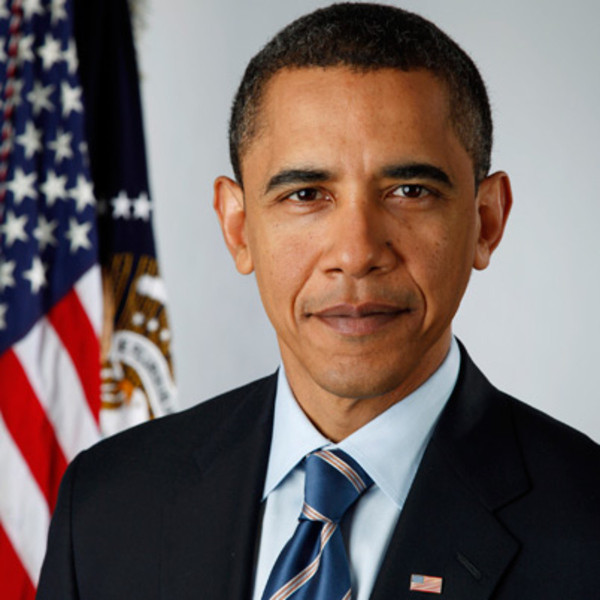
#> input picture images/obama.jpg, 600 x 600 px, found by its file name
$ jupyter execute line_tracer.ipynb   (shell and % lines are left out)   (Python 2 division)   (older library calls are emulated)
#> lines starting #> are read from the running program, lines starting #| are printed output that depends on the picture; after the words box and inside, x2 and y2 are one past the last pixel; in counts of white or black regions, pixels touching at a corner belong together
[cell 1]
import matplotlib.pyplot as plt
import numpy as np
import cv2
import math


img = cv2.imread('obama.jpg', 1)
#> img is the input picture: shape (600, 600, 3); mean B, G, R 99.8, 102.3, 116.3
img_rgb = cv2.cvtColor(img, cv2.COLOR_BGR2RGB)
fig, ax = plt.subplots(figsize=(10, 10))
ax.imshow(img_rgb)

[cell 2]
gray = cv2.cvtColor(img, cv2.COLOR_BGR2GRAY)
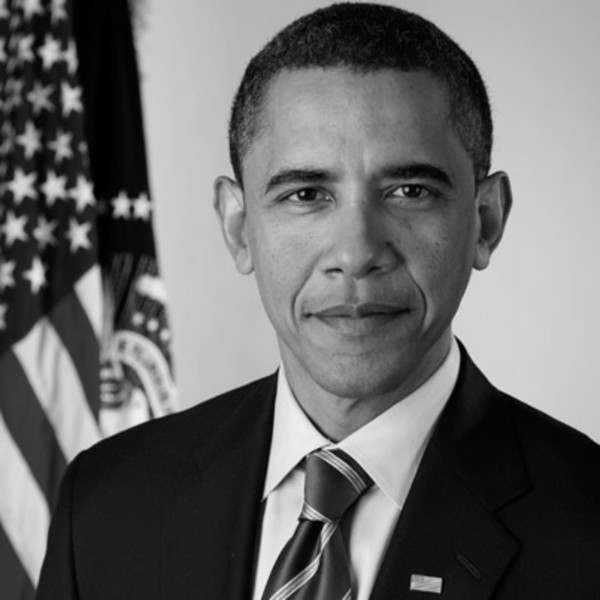
#> gray: shape (600, 600); min 0, max 241, mean 106.2

laplacian = np.abs(cv2.Laplacian(gray,  cv2.CV_64F))
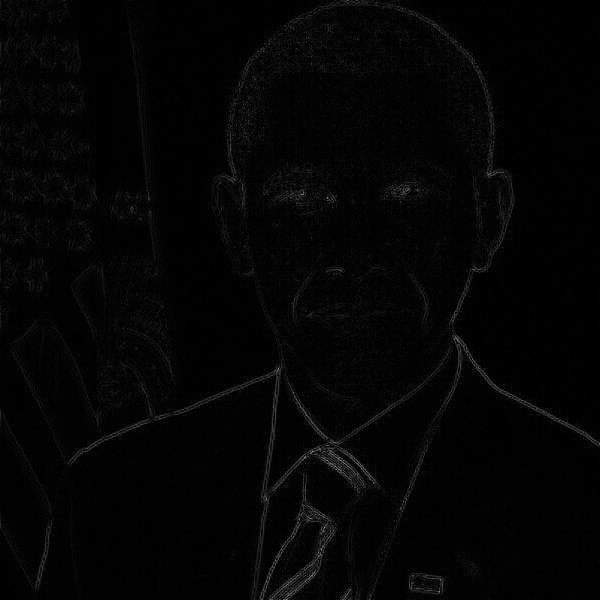
#> laplacian: shape (600, 600) float64; min 0, max 169, mean 4.1
fig, ax = plt.subplots(figsize=(10, 10))
ax.imshow(laplacian, cmap='gray')

[cell 3]
blurred = cv2.medianBlur(gray, 3)
v = np.median(blurred)
#> v = 97
sigma = 0.6
lower = int(max(0, (1.0 - sigma) * v))
#> lower = 38
upper = int(min(255, (1.0 + sigma) * v))
#> upper = 155
edges = cv2.Canny(blurred, 100, 200)
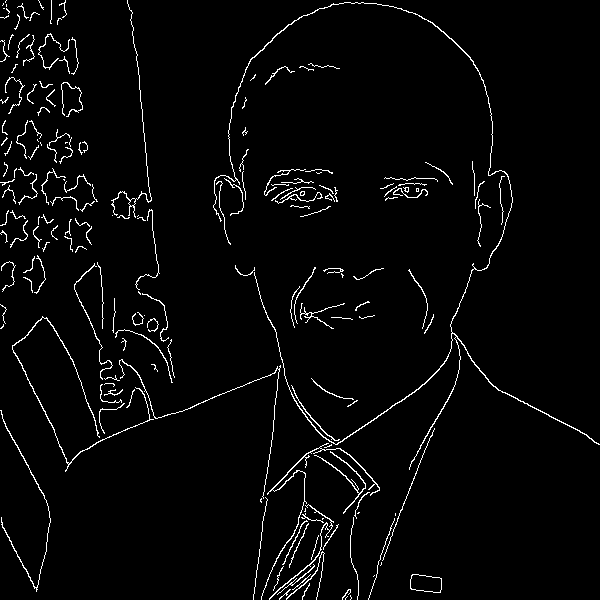
#> edges: shape (600, 600); 3% white in thin lines or dots

fig, ax = plt.subplots(figsize=(10, 10))
ax.imshow(edges, cmap='gray')

[cell 4]
import heapq

def reconstruct(current, came_from):
    path = [current]
    while current in came_from.keys():
        current = came_from[current]
        path.insert(0, current)
    return path


def nearest(start, used, edges, costimg):
    queue = [(0, start)]
    gscore = np.zeros_like(costimg) + float('inf')
    gscore[start] = 0
    node = None
    came_from = {}
    while True:
        if len(queue) == 0:
            return False
        cost, node = heapq.heappop(queue)
        if node not in used and edges[node] == 255:
            break
        (i, j) = node
        for (k, l) in [(i+1, j), (i-1, j), (i+1, j+1), (i+1, j-1), (i-1, j+1), (i-1, j-1), (i, j+1), (i, j-1)]:
            if 0 <= k < costimg.shape[0] and 0 <= l < costimg.shape[1]:
                new_g = cost + (1 if i == k or j == l else 1.414)
                if new_g < gscore[k, l]:
                    gscore[k, l] = new_g
                    heapq.heappush(queue, (new_g, (k, l)))
                    came_from[(k, l)] = (i, j)
    return reconstruct(node, came_from)

def nn_ts(start, edges, costimg):
    path = [start]
    used = set([start])
    city_count = 1 if edges[start] == 0 else 0
    city_n = np.sum(edges == 255)
    while city_count < city_n:
        i, j = path[-1]
        found = False
        for (k, l) in [(i+1, j), (i-1, j), (i, j+1), (i, j-1), (i+1, j+1), (i+1, j-1), (i-1, j+1), (i-1, j-1)]:
            if 0 <= k < costimg.shape[0] and 0 <= l < costimg.shape[1] and (k, l) not in used and edges[k, l] == 255:
                path.append((k, l))
                used.add((k, l))
                found = True
                city_count += 1
                break
        if not found:
            sub_path = nearest((k, l), used, edges, costimg)
            if not sub_path:
                print 'here'
                return path
            path.extend(sub_path)
            used.add(path[-1])
            city_count += 1
    return path

costimg = 1/(laplacian + 1) * 10
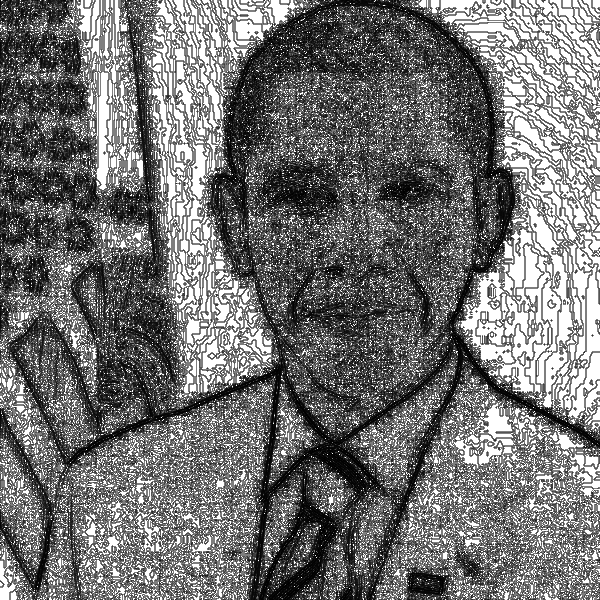
#> costimg: shape (600, 600) float64; min 0.0588, max 10, mean 4.55; drawn with min black and max white
costimg[edges == 255] = 0
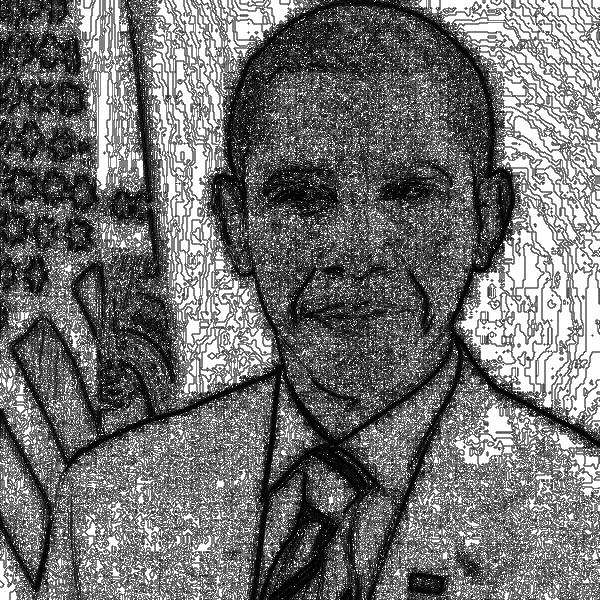
#> costimg: shape (600, 600) float64; 2.96% of pixels changed, all inside (x1, y1, x2, y2) = (0, 0, 600, 600); drawn with min black and max white
path = nn_ts((0, 0), edges, costimg)
#> in nn_ts, `city_count = 1 if edges[start] == 0 else 0`: city_count = 1
#> in nn_ts, `city_n = np.sum(edges == 255)`: city_n = 10657
#> the loop in nn_ts, `while city_count < city_n:` made 10656 passes
#> (i, j, sub_path) on passes 1, 4, 7, 10, 12, 21, 56: (0, 0, [(-1, -1), (0, 0), (1, 1), (2, 2), (3, 3)]), (5, 2, [(4, 1), (4, 2), (4, 3), (3, 4), (2, 5)]), (0, 6, [(-1, 5), (0, 5), (1, 5), (2, 5), (3, 5), (4, 6)]), (6, 6, [(5, 5), (6, 5), (7, 5), (8, 4)]), (8, 3, [(7, 2), (7, 3), (7, 4), (7, 5), (8, 6)]), (13, 8, [(12, 7), (13, 7), (14, 7), (15, 8)]), (35, 13, [(34, 12), (35, 11)])
#> (i, j) on passes 32, 53: (17, 0), (28, 14)
#> after the loop in nn_ts, `while city_count < city_n:`: path = 16216 pairs, first value -1 to 599, second value -1 to 599; used = 10657 items

# path = nearest((500, 50), set(), edges, costimg)
path = np.array(path)
result = np.ones_like(edges) * 255
result[path[:, 0], path[:, 1]] = 0

fig, ax = plt.subplots(figsize=(10, 10))
ax.imshow(result, cmap='gray')
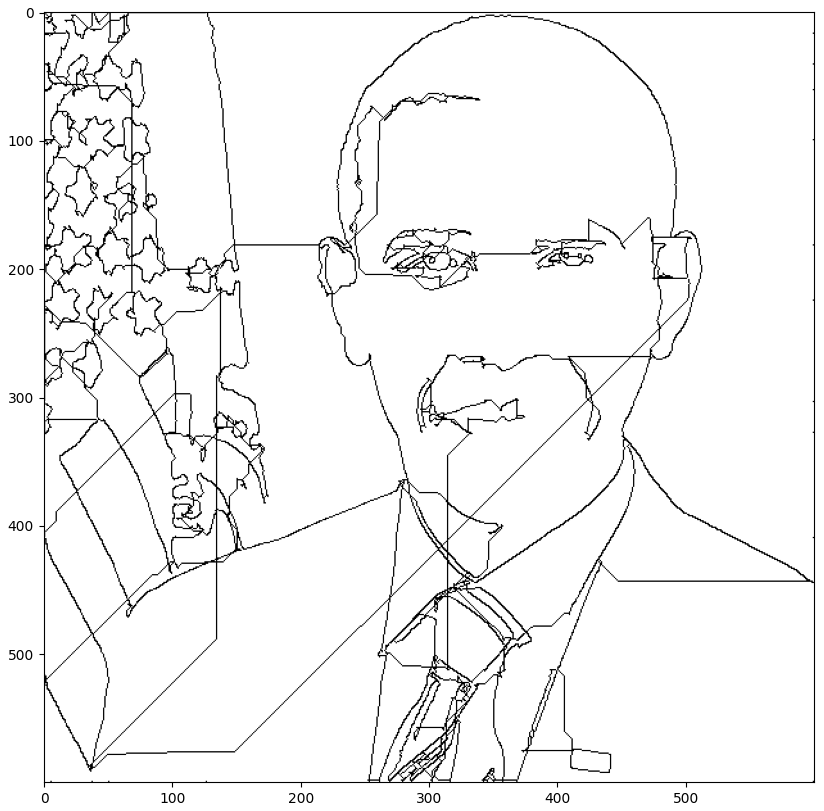
#> figure drawn by matplotlib, 1 panel

[cell 5]
diff = np.copy(result)
diff[edges == 255] = 255
fig, ax = plt.subplots(figsize=(10, 10))
ax.imshow(diff, cmap='gray')
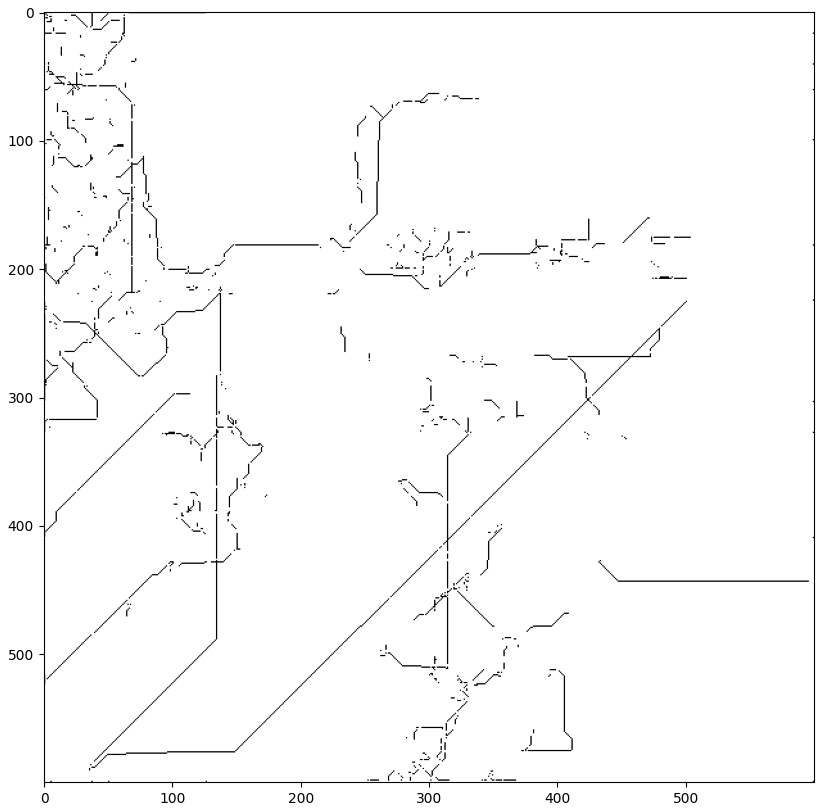
#> figure drawn by matplotlib, 1 panel

[cell 6]
fig, ax = plt.subplots(2, 2, figsize=(20, 20))
ax[0, 0].imshow(img_rgb, cmap='gray')
ax[0, 1].imshow(laplacian, cmap='gray')
ax[1, 0].imshow(edges, cmap='gray')
ax[1, 1].imshow(result, cmap='gray')
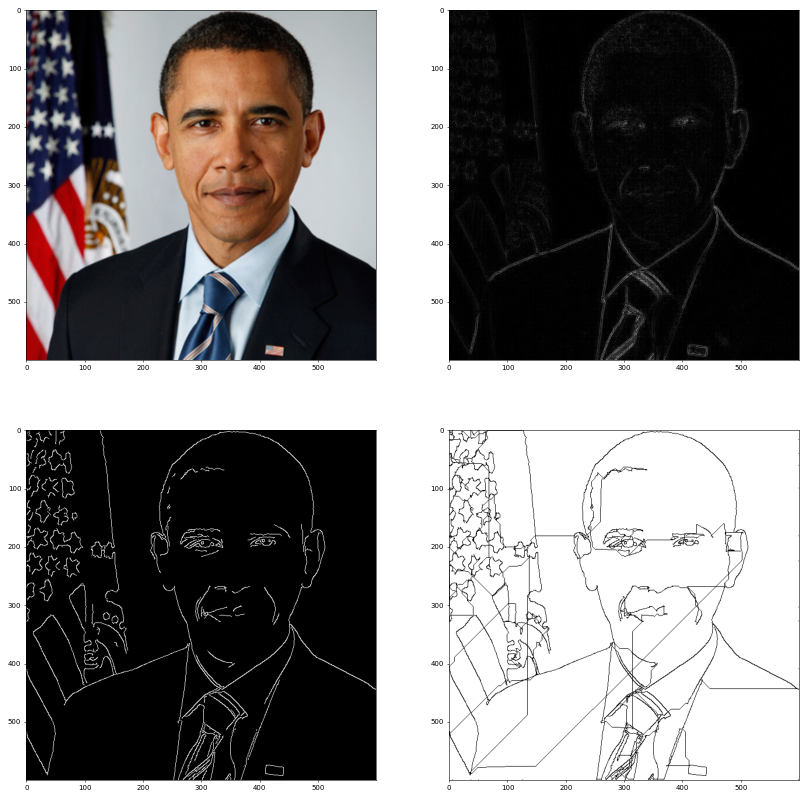
#> figure drawn by matplotlib, 4 panels

$ run again, with images/dog.jpg copied over images/obama.jpg
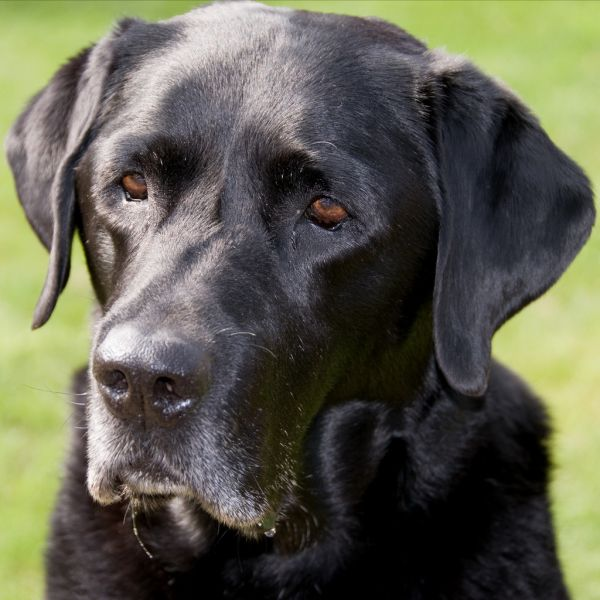
#> input picture images/dog.jpg, 600 x 600 px, found by its file name
#> img is the input picture: shape (600, 600, 3); mean B, G, R 79.4, 95.4, 95.5
#> v = 72
#> lower = 28
#> upper = 115
#> edges: shape (600, 600); 3.1% white in thin lines or dots
#> `costimg[edges == 255] = 0`:
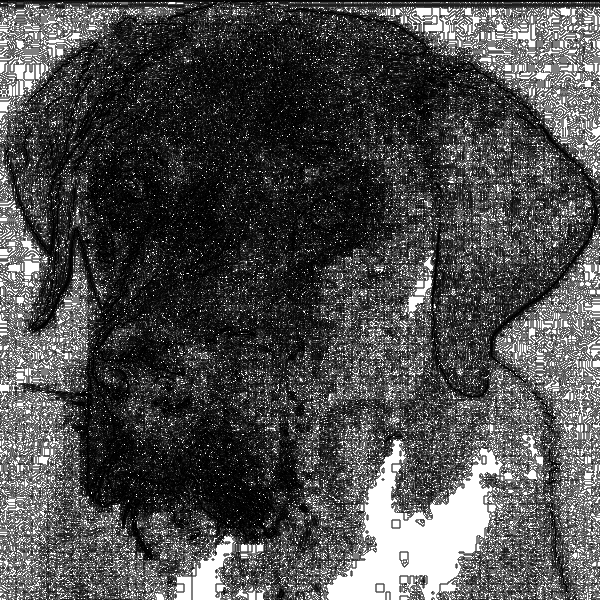
#> costimg: shape (600, 600) float64; min 0, max 10, mean 3.02; drawn with min black and max white
#> in nn_ts, `city_count = 1 if edges[start] == 0 else 0`: city_count = 1
#> city_n = 10987
#> the loop in nn_ts, `while city_count < city_n:` made 10986 passes
#> (i, j) on pass 1: (0, 0)
#> after the loop in nn_ts, `while city_count < city_n:`: path = 18407 pairs, first value -1 to 598, second value -1 to 596; used = 10987 items
#> `[cell 6] fig, ax = plt.subplots(2, 2, figsize=(20, 20)) ax[0, 0].imsho..`:
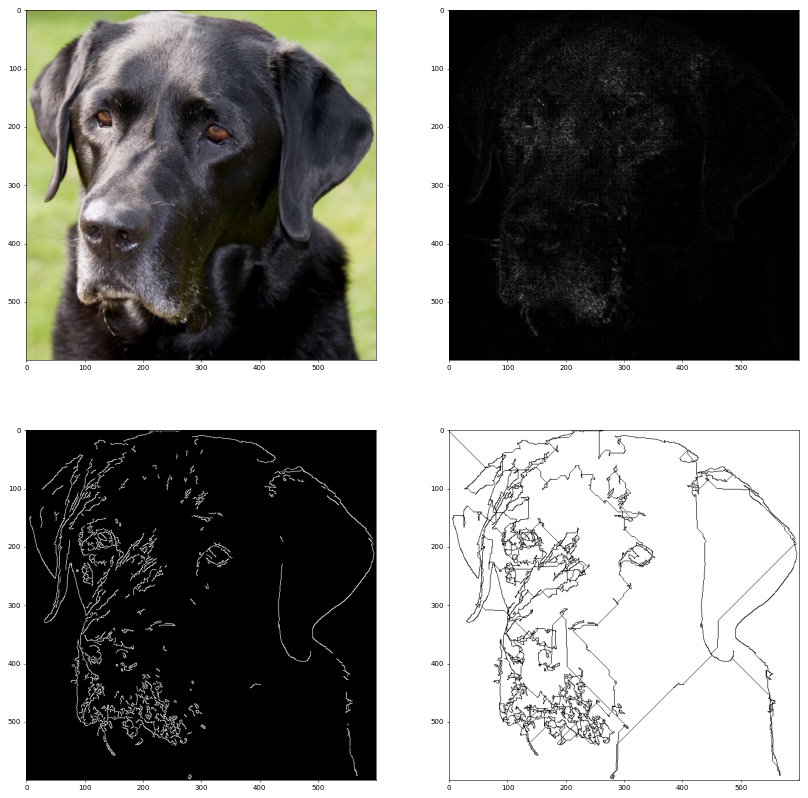
#> figure drawn by matplotlib, 4 panels

$ run again, with images/foot.jpg copied over images/obama.jpg
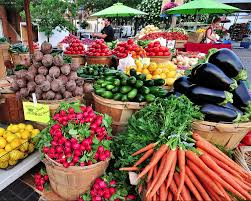
#> input picture images/foot.jpg, 251 x 201 px, found by its file name
#> img is the input picture: shape (201, 251, 3); mean B, G, R 80.5, 101.9, 129
#> v = 104
#> lower = 41
#> upper = 166
#> `edges = cv2.Canny(blurred, 100, 200)`:
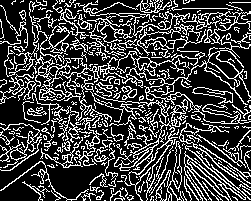
#> edges: shape (201, 251); 25.7% white in thin lines or dots
#> in nn_ts, `city_count = 1 if edges[start] == 0 else 0`: city_count = 1
#> city_n = 12968
#> the loop in nn_ts, `while city_count < city_n:` made 903 passes
#> (i, j, sub_path) on passes 1, 70, 71, 96, 103, 123: (0, 0, [(-1, -1), (0, 0), (1, 0), (2, 0), (3, 0), (4, 0), (5, 0)]), (30, 19, [(29, 18), (28, 18), (27, 19), (26, 20), (25, 21)]), (25, 21, [(24, 20), (25, 21), (26, 22), (27, 23)]), (47, 25, [(46, 24), (46, 23), (47, 22)]), (49, 24, [(48, 23), (48, 22), (47, 21)]), (51, 20, [(50, 19), (50, 20), (50, 21), (51, 22)])
#> after the loop in nn_ts, `while city_count < city_n:`: city_count = 903; path = 1053 pairs, first value -2 to 96, second value -1 to 77; used = 903 items
#> `[cell 6] fig, ax = plt.subplots(2, 2, figsize=(20, 20)) ax[0, 0].imsho..`:
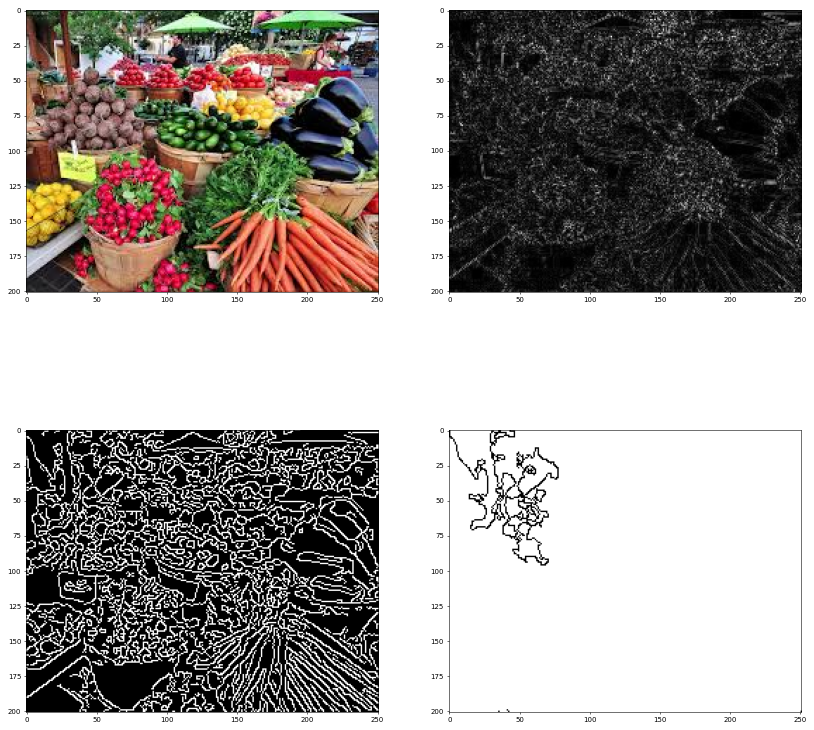
#> figure drawn by matplotlib, 4 panels
